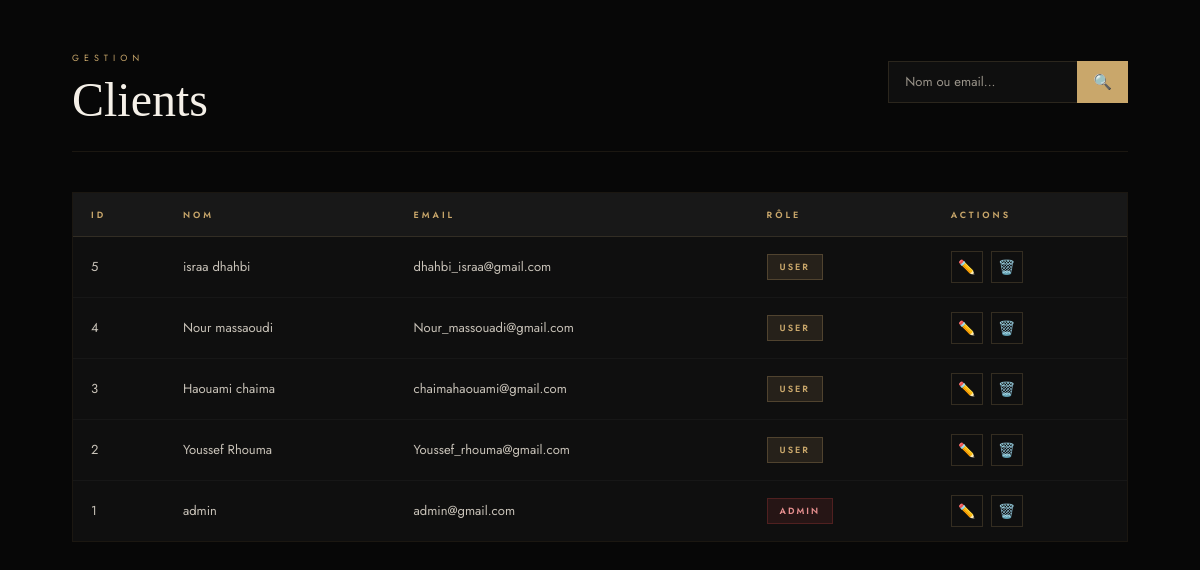
Screenshot of /admin/gestion_clients.php (signed in) with the database file from the repository.
### tables this page shows
CREATE TABLE IF NOT EXISTS `users` (
  `id` int NOT NULL AUTO_INCREMENT,
  `nom` varchar(100) DEFAULT NULL,
  `email` varchar(100) DEFAULT NULL,
  `password` varchar(255) DEFAULT NULL,
  `role` varchar(20) NOT NULL DEFAULT 'client',
  PRIMARY KEY (`id`)
);

### admin/gestion_clients.php (the view, shortened to what this page needs)
<?php
include '../config/db.php';
$search = $_GET['search'] ?? '';
if (!empty($search)) {
    $clients = mysqli_query($conn, "
        SELECT * FROM users
        WHERE nom LIKE '%$search%'
        OR email LIKE '%$search%'
        ORDER BY id DESC
    ");
} else {
    $clients = mysqli_query($conn, "
        SELECT * FROM users ORDER BY id DESC
    ");
}
?>
<!DOCTYPE html>
<html lang="fr">
<head>
    <link rel="stylesheet" href="../assets/css/admin.css">
</head>
<body>
<div class="admin-wrapper">
    <div class="page-header">
        <div class="page-header-left">
            <span class="page-tag">GESTION</span>
            <h1> Clients</h1>
        </div>
        <form method="GET" class="search-bar">
            <input type="text" name="search"
                   placeholder="Nom ou email..."
                   value="<?= htmlspecialchars($search) ?>">
            <button type="submit">🔍</button>
        </form>
    </div>
    <div class="table-container">
        <table class="admin-table">
            <thead>
                <tr>
                    <th>ID</th>
                    <th>Nom</th>
                    <th>Email</th>
                    <th>Rôle</th>
                    <th>Actions</th>
                </tr>
            </thead>
            <tbody>
            <?php if (mysqli_num_rows($clients) > 0): ?>
                <?php while ($c = mysqli_fetch_assoc($clients)): ?>
                    <tr>
                        <td><?= $c['id'] ?></td>
                        <td><?= htmlspecialchars($c['nom'] ?? '') ?></td>
                        <td><?= htmlspecialchars($c['email'] ?? '') ?></td>
                        <td>
                            <?php if (($c['role'] ?? '') === 'admin'): ?>
                                <span class="badge badge-red">ADMIN</span>
                            <?php else: ?>
                                <span class="badge badge-gold">USER</span>
                            <?php endif; ?>
                        </td>
                        <td>
                            <div class="action-btns">
                                <a class="btn-icon"
                                   href="edit_client.php?id=<?= $c['id'] ?>">
                                    ✏️
                                </a>
                                <a class="btn-icon danger"
                                   href="gestion_clients.php?delete=<?= $c['id'] ?>"
                                   onclick="return confirm('Supprimer ce client ?')">
                                    🗑️
                                </a>
                            </div>
                        </td>
                    </tr>
                <?php endwhile; ?>
            <?php endif; ?>
            </tbody>
        </table>
    </div>
</div>
</body>
</html>

### assets/css/admin.css (style rules this page uses)
:root { --or: #c9a76b; --or-light: #e2c48a; --or-dark: #a07840; --noir: #070707; --noir2: #0f0f0f; --noir3: #181818; --noir4: #222222; --blanc: #f5f0e8; --gris: #9a948a; --gris2: #c8c2b8; --font-title: 'Cormorant Garamond', Georgia, serif; --font-body: 'Jost', sans-serif; --ease: cubic-bezier(.25, .46, .45, .94); --t: .4s var(--ease); --shadow-gold: 0 8px 40px rgba(201,167,107,.18); --shadow-dark: 0 24px 60px rgba(0,0,0,.55); }
*, *::before, *::after { margin: 0; padding: 0; box-sizing: border-box; }
html { scroll-behavior: smooth; }
body { font-family: var(--font-body); background: var(--noir); color: var(--blanc); line-height: 1.75; overflow-x: hidden; min-height: 100vh; display: flex; flex-direction: column; }
a { text-decoration: none; transition: var(--t); }
.admin-wrapper { flex: 1; padding: 50px 6% 60px; max-width: 1400px; width: 100%; margin: 0 auto; }
.page-header { display: flex; justify-content: space-between; align-items: flex-end; margin-bottom: 40px; padding-bottom: 24px; border-bottom: 1px solid rgba(201,167,107,.1); flex-wrap: wrap; gap: 20px; }
.page-header-left .page-tag { display: block; font-size: 9px; letter-spacing: 5px; text-transform: uppercase; color: var(--or); margin-bottom: 8px; }
h1 { font-family: var(--font-title); font-size: clamp(32px, 4vw, 52px); font-weight: 300; color: var(--blanc); line-height: 1.1; }
.table-container { width: 100%; overflow-x: auto; border: 1px solid rgba(201,167,107,.1); }
.admin-table { width: 100%; border-collapse: collapse; background: var(--noir2); font-size: 13px; }
.admin-table thead tr { background: var(--noir3); border-bottom: 1px solid rgba(201,167,107,.15); }
.admin-table th { padding: 14px 18px; text-align: left; font-family: var(--font-body); font-size: 9px; font-weight: 600; letter-spacing: 3px; text-transform: uppercase; color: var(--or); white-space: nowrap; }
.admin-table td { padding: 14px 18px; color: var(--gris2); border-bottom: 1px solid rgba(255,255,255,.03); vertical-align: middle; }
.admin-table tbody tr { transition: var(--t); }
.admin-table tbody tr:last-child td { border-bottom: none; }
.badge { display: inline-block; padding: 4px 12px; font-family: var(--font-body); font-size: 9px; font-weight: 600; letter-spacing: 2px; text-transform: uppercase; }
.badge-gold { background: rgba(201,167,107,.12); color: var(--or); border: 1px solid rgba(201,167,107,.25); }
.badge-red { background: rgba(201,64,64,.12); color: #e89090; border: 1px solid rgba(201,64,64,.25); }
.action-btns { display: flex; gap: 8px; align-items: center; }
.btn-icon { display: inline-flex; align-items: center; justify-content: center; width: 32px; height: 32px; border: 1px solid rgba(201,167,107,.2); color: var(--gris2); font-size: 14px; background: transparent; cursor: pointer; transition: var(--t); }
.search-bar { display: flex; margin-bottom: 24px; max-width: 380px; }
.search-bar input { flex: 1; padding: 10px 16px; background: var(--noir2); border: 1px solid rgba(201,167,107,.15); border-right: none; color: var(--blanc); font-family: var(--font-body); font-size: 13px; outline: none; transition: var(--t); border-radius: 0; }
.search-bar input::placeholder { color: var(--gris); }
.search-bar button { padding: 10px 16px; background: var(--or); border: none; color: var(--noir); font-size: 15px; cursor: pointer; transition: var(--t); font-family: var(--font-body); }

### rows the page displays
users: id "5", nom "israa dhahbi", email "dhahbi_israa@gmail.com", role "USER"
users: id "4", nom "Nour massaoudi", email "Nour_massouadi@gmail.com", role "USER"
users: id "3", nom "Haouami chaima", email "chaimahaouami@gmail.com", role "USER"
users: id "2", nom "Youssef Rhouma", email "Youssef_rhouma@gmail.com", role "USER"
users: id "1", nom "admin", email "admin@gmail.com", role "ADMIN"
